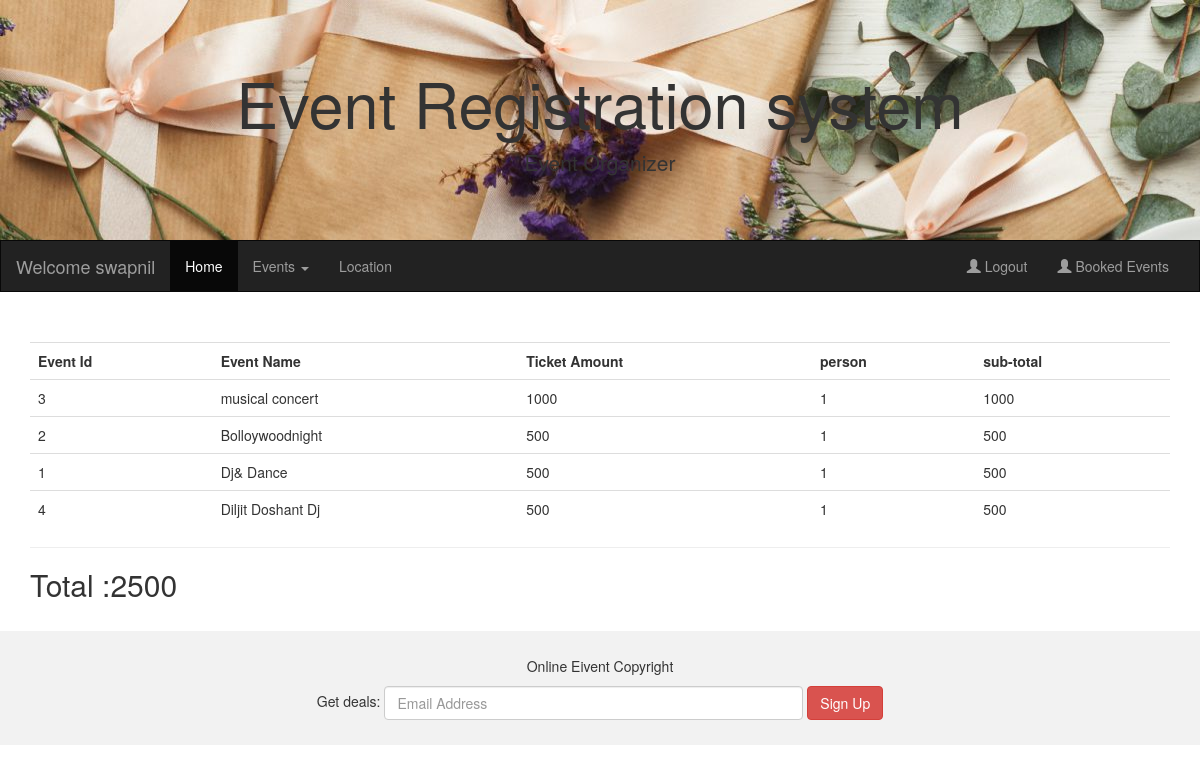
The app's page /ShowAllBookedTicket (signed in) with its own data.
### UserApp/models.py (models this page shows)
class BookEvent(models.Model):
    user = models.ForeignKey(UserDetails, null=True, on_delete=models.CASCADE)
    event= models.ForeignKey(EventList,on_delete=models.CASCADE)
    person=models.IntegerField()
    class Meta:
        db_table="BookEvent"

### AdminApp/models.py (models this page shows, shortened)
class EventList(models.Model):
    Event_name = models.CharField(max_length=100)
    event_image=models.ImageField(default="abc.jpg",upload_to="images")
    Date = models.DateTimeField(blank=True,null=True )
    start_Time = models.TimeField(auto_now=False, auto_now_add=False)
    end_time = models.TimeField(auto_now=False, auto_now_add=False)
    mobile = models.CharField(max_length=15)
    Website = models.CharField(max_length = 50)
    address = models.CharField(max_length=500,null=True)
    ticekt_amount = models.IntegerField(default=200, null=True)
    category= models.ForeignKey(Category,on_delete=models.CASCADE)
    class Meta:
        db_table ="event_list"

### UserApp/views.py (the view)
# urls.py: path('ShowAllBookedTicket',views.ShowAllBookedTicket)
def ShowAllBookedTicket(request):
    cats=Category.objects.all()
    user=UserDetails.objects.get(username=request.session["uname"])
    booked_tickets=BookEvent.objects.filter(user=user)
    total=0
    for tkt in booked_tickets:
        total +=tkt.event.ticekt_amount * tkt.person
    request.session["total"]=total
    return render(request,"ShowAllBookedTicket.html",{"cats":cats,"booked_tickets":booked_tickets})

### UserApp/templates/ShowAllBookedTicket.html (shortened to what this page needs)
{%extends "index.html"%}
{%block index%}
<div class="container">
        <table class="table">
            <tr><th>Event Id</th><th>Event Name</th><th>Ticket Amount</th><th>person</th><th>sub-total</tr>
            {%for tkt in booked_tickets%}
            <tr>
            <td>{{tkt.event_id}}</td>
            <td>{{tkt.event.Event_name}}</td>
            <td>{{tkt.event.ticekt_amount}}</td>
            <td>{{tkt.person}}</td>
            <td>{% widthratio tkt.event.ticekt_amount 1 tkt.person%} </td></tr>
            {%endfor%}
        </table>
    <hr/>
    <h2>Total :{{request.session.total}}</h2>
  </div><br>
{%endblock%}

### records on screen
BookEvent: event_id "3", event.Event_name "musical concert", event.ticekt_amount "1000", person "1", event+person "1000"
BookEvent: event_id "2", event.Event_name "Bolloywoodnight", event.ticekt_amount "500", person "1", event+person "500"
BookEvent: event_id "1", event.Event_name "Dj& Dance", event.ticekt_amount "500", person "1", event+person "500"
BookEvent: event_id "4", event.Event_name "Diljit Doshant Dj", event.ticekt_amount "500", person "1", event+person "500"

### other values on screen
{{ request.session.uname }} "swapnil"
{{ request.session.total }} "2500"
